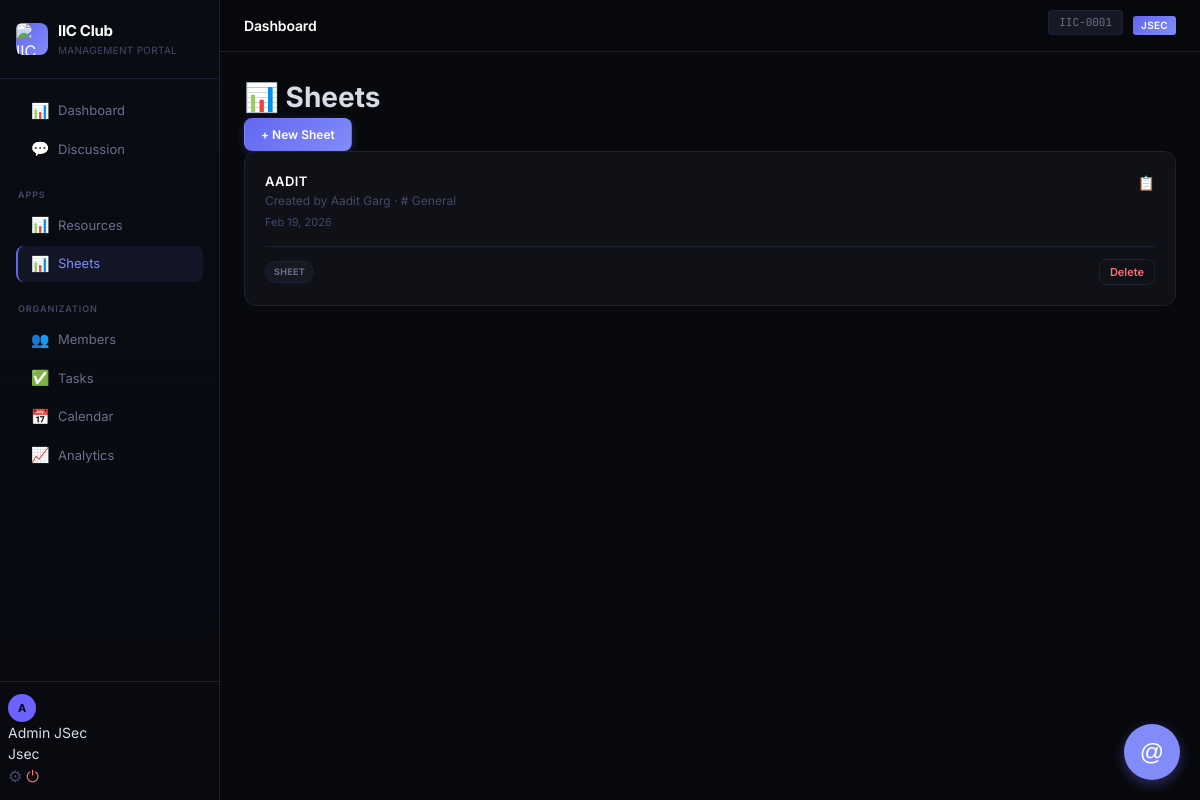
The app's page /sheets (signed in) with its own data.
### models.py (models this page shows, shortened)
class User(db.Model):
    __tablename__ = 'users'
    id = db.Column(db.Integer, primary_key=True)
    unique_id = db.Column(db.String(20), unique=True, nullable=False)  # IIC-0001
    name = db.Column(db.String(100), nullable=False)
    email = db.Column(db.String(120), unique=True, nullable=False)
    password_hash = db.Column(db.String(256), nullable=False)
    role = db.Column(db.String(20), nullable=False, default='member')  # jsec, coordinator, member
    expertise = db.Column(db.String(255), default='')
    current_work = db.Column(db.String(255), default='')
    bio = db.Column(db.Text, default='')
    avatar_color = db.Column(db.String(7), default='#6C63FF')
    joined_at = db.Column(db.DateTime, default=datetime.utcnow)
    last_seen = db.Column(db.DateTime, default=datetime.utcnow)
    is_online = db.Column(db.Boolean, default=False)
    has_seen_tour = db.Column(db.Boolean, default=False)
    messages = db.relationship('Message', backref='author', lazy=True)
    resources = db.relationship('Resource', backref='shared_by', lazy=True)
    tasks_created = db.relationship('Task', foreign_keys='Task.created_by', backref='creator', lazy=True)
    events_created = db.relationship('Event', backref='creator', lazy=True)
    channel_memberships = db.relationship('ChannelMember', foreign_keys='ChannelMember.user_id', backref='member', lazy=True, cascade="all, delete-orphan")

class Sheet(db.Model):
    __tablename__ = 'sheets'
    id = db.Column(db.Integer, primary_key=True)
    name = db.Column(db.String(100), nullable=False)
    created_by = db.Column(db.Integer, db.ForeignKey('users.id'), nullable=False)
    channel_id = db.Column(db.Integer, db.ForeignKey('channels.id'), nullable=True)
    created_at = db.Column(db.DateTime, default=datetime.utcnow)
    creator = db.relationship('User', backref='sheets')
    channel = db.relationship('Channel', backref='sheets')
    cells = db.relationship('SheetCell', backref='sheet', lazy=True, cascade="all, delete-orphan")

class Channel(db.Model):
    __tablename__ = 'channels'
    id = db.Column(db.Integer, primary_key=True)
    name = db.Column(db.String(100), nullable=False)
    description = db.Column(db.String(255), default='')
    channel_type = db.Column(db.String(10), default='group')  # 'group' or 'dm'
    is_private = db.Column(db.Boolean, default=False) # True = Invite only
    min_role_level = db.Column(db.Integer, default=1)  # 1=Member, 2=Coordinator, 3=JSec
    created_by = db.Column(db.Integer, db.ForeignKey('users.id'), nullable=False)
    created_at = db.Column(db.DateTime, default=datetime.utcnow)
    messages = db.relationship('Message', backref='channel', lazy=True, cascade="all, delete-orphan")
    members = db.relationship('ChannelMember', backref='channel', lazy=True, cascade="all, delete-orphan")

### views.py (the view)
@views.route('/sheets')
@login_required
def sheets():
    all_sheets = Sheet.query.order_by(Sheet.created_at.desc()).all()
    channels = Channel.query.filter_by(channel_type='group').all()
    return render_template('sheets.html', sheets=all_sheets, channels=channels)

### helpers.py (called while the page is built)
def get_current_user():
    user_id = session.get('user_id')
    if user_id:
        return User.query.get(user_id)
    return None

def login_required(f):
    @wraps(f)
    def decorated_function(*args, **kwargs):
        if 'user_id' not in session:
            flash('Please log in to access this page.', 'warning')
            return redirect(url_for('auth.login'))
        return f(*args, **kwargs)
    return decorated_function

### views.py (called while the page is built)
@views.app_context_processor
def inject_user():
    user = get_current_user()
    return dict(current_user=user)

### templates/sheets.html (shortened to what this page needs)
{% extends "base.html" %}
{% block content %}
<div class="page-header">
    <h1 class="page-title">📊 Sheets</h1>
    <button class="btn btn-primary" onclick="openModal('createSheetModal')">+ New Sheet</button>
</div>
<div class="dashboard-grid">
    {% for sheet in sheets %}
    <div class="card clickable-card" onclick="location.href='{{ url_for('views.sheet_view', sheet_id=sheet.id) }}'">
        <div class="d-flex justify-between align-start">
            <div>
                <h3 class="card-title">{{ sheet.name }}</h3>
                <p class="text-muted" style="font-size: 12px;">
                    Created by {{ sheet.creator.name }}
                    {% if sheet.channel %} · # {{ sheet.channel.name }}{% endif %}
                </p>
                <p class="text-muted" style="font-size: 11px; margin-top: 4px;">{{ sheet.created_at.strftime('%b %d, %Y') }}</p>
            </div>
            <div class="card-icon">📋</div>
        </div>
        <div class="card-footer" style="margin-top: 16px; border-top: 1px solid var(--border); padding-top: 12px;">
            <div class="d-flex justify-between align-center">
                <span class="badge role-member">Sheet</span>
                {% if sheet.created_by == current_user.id or current_user.role == 'jsec' %}
                <form method="POST" action="{{ url_for('views.delete_sheet', sheet_id=sheet.id) }}" onclick="event.stopPropagation()">
                    <button type="submit" class="btn btn-text btn-sm" style="color: var(--red);" onclick="return confirm('Delete this sheet?')">Delete</button>
                </form>
                {% endif %}
            </div>
        </div>
    </div>
    {% else %}
    <div class="empty-state" style="grid-column: 1 / -1; margin-top: 40px;">
        <div class="empty-icon">📂</div>
        <p class="empty-text">No sheets created yet. Create one to start collaborating!</p>
    </div>
    {% endfor %}
</div>
{% endblock %}

### templates/base.html (shortened to what this page needs)
<!DOCTYPE html>
<html lang="en">
<head>
    <link rel="stylesheet" href="{{ url_for('static', filename='css/style.css') }}">
    <link rel="stylesheet" href="https://cdn.jsdelivr.net/npm/driver.js@1.0.1/dist/driver.css"/>
</head>
<body>
    {% if current_user %}
    <div class="app-layout">
        <aside class="sidebar">
            <div class="sidebar-header">
                <div class="sidebar-logo">
                    <div class="logo-icon"><img src="{{ url_for('static', filename='iiclogo.png') }}" alt="IIC"
                            style="width: 32px; height: 32px; border-radius: 6px;"></div>
                    <div>
                        <span class="logo-text">IIC Club</span>
                        <span class="logo-sub">Management Portal</span>
                    </div>
                </div>
            </div>
            <nav class="sidebar-nav">
                <div class="nav-section">
                    <button id="mentionToggle" class="mention-btn-toggle" onclick="toggleMentionPanel()">
                        @
                    </button>
                    <a href="{{ url_for('views.dashboard') }}"
                        class="nav-link {% if request.endpoint == 'views.dashboard' %}active{% endif %}">
                        <span class="nav-icon">📊</span> Dashboard
                    </a>
                    <a href="{{ url_for('views.discussion') }}"
                        class="nav-link {% if request.endpoint == 'views.discussion' %}active{% endif %}">
                        <span class="nav-icon">💬</span> Discussion
                    </a>
                </div>
                <div class="nav-section">
                    <div class="nav-section-title">Apps</div>
                    <a href="{{ url_for('views.resources') }}"
                        class="nav-link {% if request.endpoint == 'views.resources' %}active{% endif %}">
                        <span class="nav-icon">📊</span> Resources
                    </a>
                    <a href="{{ url_for('views.sheets') }}"
                        class="nav-link {% if request.endpoint in ['views.sheets', 'views.sheet_view'] %}active{% endif %}">
                        <span class="nav-icon">📊</span> Sheets
                    </a>
                </div>
                <div class="nav-section">
                    <div class="nav-section-title">Organization</div>
                    <a href="{{ url_for('views.members') }}"
                        class="nav-link {% if request.endpoint in ['views.members', 'views.member_profile'] %}active{% endif %}">
                        <span class="nav-icon">👥</span> Members
                    </a>
                    <a href="{{ url_for('views.tasks') }}"
                        class="nav-link {% if request.endpoint == 'views.tasks' %}active{% endif %}">
                        <span class="nav-icon">✅</span> Tasks
                    </a>
                    <a href="{{ url_for('views.calendar_view') }}"
                        class="nav-link {% if request.endpoint == 'views.calendar_view' %}active{% endif %}">
                        <span class="nav-icon">📅</span> Calendar
                    </a>
                    {% if current_user.role in ['jsec', 'coordinator'] %}
                    <a href="{{ url_for('views.analytics') }}"
                        class="nav-link {% if request.endpoint == 'views.analytics' %}active{% endif %}">
                        <span class="nav-icon">📈</span> Analytics
                    </a>
                    {% endif %}
                </div>
            </nav>
            <div class="sidebar-footer">
                <div class="user-mini-profile">
                    <div class="user-avatar" style="background-color: {{ current_user.avatar_color }}">
                        {{ current_user.name[0] | upper }}
                    </div>
                    <div class="user-info">
                        <div class="user-name">{{ current_user.name }}</div>
                        <div class="user-role">{{ current_user.role | title }}</div>
                    </div>
                    <div class="user-actions" style="margin-left: auto; display: flex; gap: 4px;">
                        <button onclick="openChangePasswordModal()" title="Change Password" style="background:none;border:none;cursor:pointer;color:var(--text-muted);font-size:16px;">⚙</button>
                        <a href="{{ url_for('auth.logout') }}" title="Logout" style="color: var(--red); text-decoration: none; font-size: 16px;">⏻</a>
                    </div>
                </div>
            </div>
        </aside>
        <main class="main-content">
            <header class="topbar">
                <div class="d-flex align-center gap-2">
                    <h1 class="topbar-title">{% block page_title %}Dashboard{% endblock %}</h1>
                </div>
                <div class="topbar-actions">
                    <span class="profile-id">{{ current_user.unique_id }}</span>
                    <span class="profile-role role-{{ current_user.role }}">{{ current_user.role }}</span>
                </div>
            </header>
            <div class="page-content">
                {% block content %}{% endblock %}
            </div>
        </main>
    </div>
    {% else %}
    {% block fullpage %}{% endblock %}
    {% endif %}
</body>
</html>

### records on screen
User: name "A", name "Admin JSec", role "Jsec", unique_id "IIC-0001", role "JSEC"
Sheet: name "AADIT", creator.name "Aadit Garg", channel.name "General", created_at "Feb 19, 2026"
